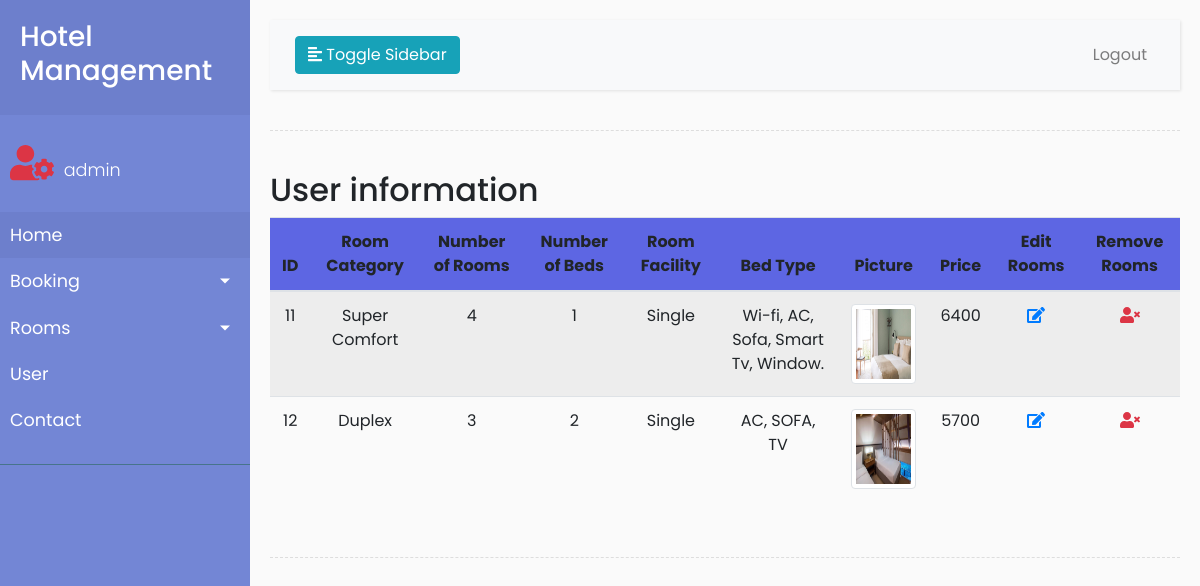
Page /admin/edit_room_cat.php (signed in) on the committed database.
### tables this page shows
CREATE TABLE `room_category` (
  `id` int(50) NOT NULL,
  `roomname` varchar(200) NOT NULL,
  `room_qnty` int(50) NOT NULL,
  `available` int(50) NOT NULL,
  `booked` int(50) NOT NULL,
  `no_bed` int(40) NOT NULL,
  `bedtype` varchar(244) NOT NULL,
  `facility` text NOT NULL,
  `price` int(40) NOT NULL,
  `photo` text NOT NULL
);

### admin/edit_room_cat.php (the view, shortened to what this page needs)
<!DOCTYPE html>
<html>
<head>
  <link rel="stylesheet" href="https://stackpath.bootstrapcdn.com/bootstrap/4.1.0/css/bootstrap.min.css">
  <link rel="stylesheet" href="style.css">
</head>
<body>
	<div class="wrapper">
   <?php
   include_once 'side_bar.php';
   ?>
   <div id="content">
    <nav class="navbar navbar-expand-lg navbar-light bg-light">
      <div class="container-fluid">
        <button type="button" id="sidebarCollapse" class="btn btn-info">
          <i class="fas fa-align-left"></i>
          <span>Toggle Sidebar</span>
        </button>
        <div class="collapse navbar-collapse" id="navbarSupportedContent">
          <ul class="nav navbar-nav ml-auto">
            <li class="nav-item">
              <a class="nav-link" href="admin_logout.php">Logout</a>
            </li>
          </ul>
        </div>
      </div>
    </nav>
    <div class="line"></div>
    <div class="row">
      <div class="col-md-12">
        <table class="table table-striped table-hover">
          <h2>User information</h2>
          <thead class="text-center" style="background: #5d66e3;">
            <tr>
              <th scope="col">ID</th>
              <th scope="col">Room Category</th>
              <th scope="col">Number of Rooms</th>
              <th scope="col">Number of Beds</th>
              <th scope="col">Room Facility</th>
              <th scope="col">Bed Type</th>
              <th scope="col">Picture</th>
              <th scope="col">Price</th>
              <th scope="col">Edit Rooms</th>
              <th scope="col">Remove Rooms</th>
            </tr>
          </thead>
          <?php
            $res=$conn->query("SELECT * FROM room_category");
            while ($row=mysqli_fetch_array($res)) {
              ?>
                <tr class="text-center">
                  <td >
                    <?php echo $row['id']; ?>
                    </td>
                  <td>
                    <?php echo $row['roomname']; ?>
                  </td>
                  <td>
                    <?php echo $row['room_qnty']; ?>
                  </td>
                  <td>
                    <?php echo $row['no_bed']; ?>
                  </td>
                  <td>
                    <?php echo $row['bedtype']; ?>
                  </td>
                  <td>
                    <?php echo $row['facility']; ?>
                  </td>
                  <td>
                    <img style="height: 80px; width: 100px;" class="img-thumbnail" src="user_images/<?php echo $row['photo']; ?>">
                  </td>
                  <td>
                    <?php echo $row['price']; ?>
                  </td>
                  <td>
                      <a href="edit_room.php?edit=<?php echo $row['id']; ?>" onclick="return confirm('Are you sure.... ??')"><i class="fas fa-edit text-primary"></i></a>
                    </td>
                  <td>
                    <a href="?del=<?php echo $row['id'];?>" onclick="return confirm('Are you sure.... ??')"><i class="fas fa-user-times text-danger"></i></a>
                  </td>
                </tr>
              <?php
            }
          ?>
        </table>
      </div>
    </div>
    <div class="line"></div>
</body>
</html>

### admin/style.css (style rules this page uses)
body { font-family: 'Poppins', sans-serif; background: #fafafa; }
a, a:hover, a:focus { color: inherit; text-decoration: none; transition: all 0.3s; }
.navbar { padding: 15px 10px; background: #fff; border: none; border-radius: 0; margin-bottom: 40px; box-shadow: 1px 1px 3px rgba(0, 0, 0, 0.1); }
.line { width: 100%; height: 1px; border-bottom: 1px dashed #ddd; margin: 40px 0; }
.wrapper { display: flex; width: 100%; align-items: stretch; }
#content { width: 100%; padding: 20px; min-height: 100vh; transition: all 0.3s; }

### rows in the picture
room_category: id "11", roomname "Super Comfort", room_qnty "4", no_bed "1", bedtype "Single", facility "Wi-fi, AC, Sofa, Smart Tv, Window.", photo (picture), price "6400"
room_category: id "12", roomname "Duplex", room_qnty "3", no_bed "2", bedtype "Single", facility "AC, SOFA, TV", photo (picture), price "5700"

### other values in the picture
$user "admin"
